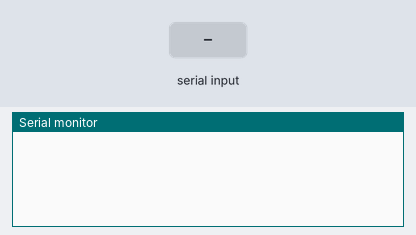
A sketch run on a simulated Arduino Uno, built with avr-gcc and run on an emulated ATmega328P. Parts: the last lines printed to the serial monitor. Inputs (shaded band) come from the test bench.

Above: at 1.2 s.
1.3 s: "1\n" received over the second serial link
At 2.5 s:
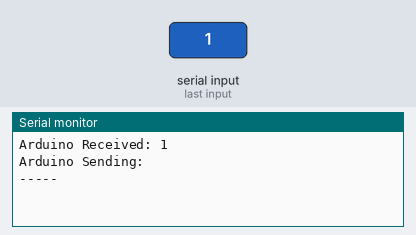
2.8 s: "0\n" received over the second serial link
At 3.7 s:
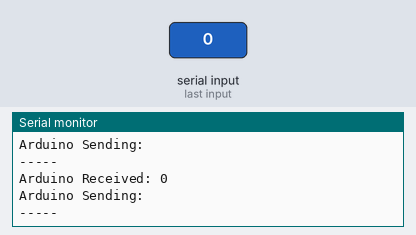
4.3 s: "2\n" received over the second serial link
At 4.8 s:
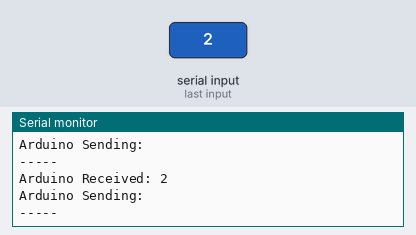

Measured:
- after the input at 1.3 s, the serial monitor: prints a new line at once (image 1)
- after the input at 2.8 s, the serial monitor: prints a new line at once (image 2)
- after the input at 4.3 s, the serial monitor: prints a new line at once (image 3)

The sketch:

mcu.ino
```cpp
#include <SoftwareSerial.h>
#include <TimerOne.h>

// Define the data transmit/receive pins in Arduino
#define TxD 2
#define RxD 3

// RX, TX for Bluetooth
SoftwareSerial mySerial(RxD, TxD);

String inData;

void setup() {
    mySerial.begin(115200); // For Bluetooth
    Serial.begin(115200); // For the IDE monitor Tools -> Serial Monitor
}

void sendBTData(String receivedUartData) {
    // Extract necessary sensor values from incoming string
    String firstSensorValue = receivedUartData.substring(2,5);
    String secondSensorValue = receivedUartData.substring(8,11);
    String valueToSend = firstSensorValue + secondSensorValue;
    Serial.print("Arduino Sending: ");
    Serial.println(valueToSend);
    Serial.println("-----");
    mySerial.println(valueToSend);
}

void readUartData() {
    /*
        Read serial transmitted data from OpenBCI string by string from RxD(UART
        receive pin). When end of new line reached - send the data to Bluetooth
        module using TxD(UART transmit pin)
    */
    while (mySerial.available() > 0) {
        char recieved = mySerial.read();
        inData += recieved;
        // Process message when new line character is recieved
        if (recieved == '\n') {
            Serial.print("Arduino Received: ");
            Serial.print(inData);
            sendBTData(inData);
            inData = ""; // Clear recieved buffer
        }
    }
}

void loop() {
  readUartData();
}
```
